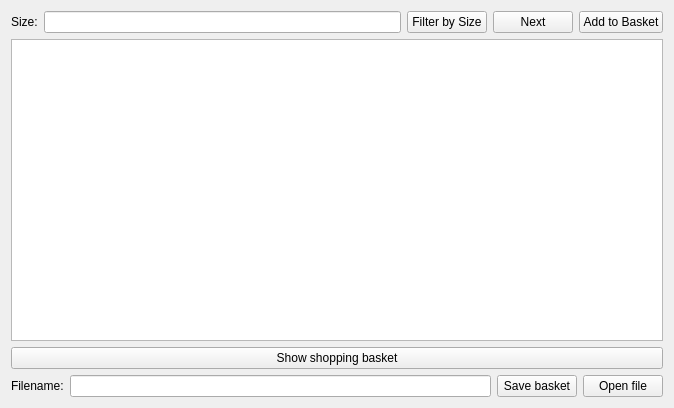
<?xml version="1.0" encoding="UTF-8"?>
<ui version="4.0">
 <class>UserWindow</class>
 <widget class="QWidget" name="UserWindow">
  <property name="geometry">
   <rect>
    <x>0</x>
    <y>0</y>
    <width>674</width>
    <height>408</height>
   </rect>
  </property>
  <property name="windowTitle">
   <string>UserWindow</string>
  </property>
  <layout class="QVBoxLayout" name="verticalLayout_3">
   <item>
    <layout class="QVBoxLayout" name="verticalLayout_2">
     <item>
      <layout class="QVBoxLayout" name="verticalLayout">
       <item>
        <layout class="QHBoxLayout" name="horizontalLayout">
         <item>
          <widget class="QLabel" name="label">
           <property name="text">
            <string>Size:</string>
           </property>
          </widget>
         </item>
         <item>
          <widget class="QLineEdit" name="sizeEdit"/>
         </item>
         <item>
          <widget class="QPushButton" name="filterButton">
           <property name="text">
            <string>Filter by Size</string>
           </property>
          </widget>
         </item>
         <item>
          <widget class="QPushButton" name="nextButton">
           <property name="text">
            <string>Next</string>
           </property>
          </widget>
         </item>
         <item>
          <widget class="QPushButton" name="addToBasketButton">
           <property name="text">
            <string>Add to Basket</string>
           </property>
          </widget>
         </item>
        </layout>
       </item>
       <item>
        <widget class="QTableWidget" name="coatTable"/>
       </item>
      </layout>
     </item>
     <item>
      <widget class="QPushButton" name="basketButton">
       <property name="text">
        <string>Show shopping basket</string>
       </property>
      </widget>
     </item>
    </layout>
   </item>
   <item>
    <layout class="QHBoxLayout" name="horizontalLayout_2">
     <item>
      <widget class="QLabel" name="label_2">
       <property name="text">
        <string>Filename:</string>
       </property>
      </widget>
     </item>
     <item>
      <widget class="QLineEdit" name="filenameEdit"/>
     </item>
     <item>
      <widget class="QPushButton" name="saveButton">
       <property name="text">
        <string>Save basket</string>
       </property>
      </widget>
     </item>
     <item>
      <widget class="QPushButton" name="openFileButton">
       <property name="text">
        <string>Open file</string>
       </property>
      </widget>
     </item>
    </layout>
   </item>
  </layout>
 </widget>
 <resources/>
 <connections/>
</ui>
